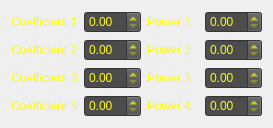
<?xml version="1.0" encoding="UTF-8"?>
<ui version="4.0">
 <class>SphericalHarmonicsEditor</class>
 <widget class="QDialog" name="SphericalHarmonicsEditor">
  <property name="geometry">
   <rect>
    <x>0</x>
    <y>0</y>
    <width>273</width>
    <height>122</height>
   </rect>
  </property>
  <property name="windowTitle">
   <string>Spherical Harmonics</string>
  </property>
  <layout class="QGridLayout" name="gridLayout_2">
   <item row="0" column="0">
    <layout class="QVBoxLayout" name="verticalLayout">
     <item>
      <layout class="QGridLayout" name="gridLayout">
       <item row="0" column="0">
        <widget class="QLabel" name="label">
         <property name="styleSheet">
          <string notr="true">color: rgb(255, 255, 0);</string>
         </property>
         <property name="text">
          <string>Coefficient 1</string>
         </property>
        </widget>
       </item>
       <item row="0" column="1">
        <widget class="QDoubleSpinBox" name="doubleSpinBoxM0">
         <property name="styleSheet">
          <string notr="true">color: rgb(255, 255, 0);
background-color: rgb(76, 76, 76);
</string>
         </property>
        </widget>
       </item>
       <item row="0" column="2">
        <widget class="QLabel" name="label_8">
         <property name="styleSheet">
          <string notr="true">color: rgb(255, 255, 0);</string>
         </property>
         <property name="text">
          <string>Power 1</string>
         </property>
        </widget>
       </item>
       <item row="0" column="3">
        <widget class="QDoubleSpinBox" name="doubleSpinBoxM1">
         <property name="styleSheet">
          <string notr="true">color: rgb(255, 255, 0);
background-color: rgb(76, 76, 76);</string>
         </property>
        </widget>
       </item>
       <item row="1" column="0">
        <widget class="QLabel" name="label_2">
         <property name="styleSheet">
          <string notr="true">color: rgb(255, 255, 0);</string>
         </property>
         <property name="text">
          <string>Coefficient 2</string>
         </property>
        </widget>
       </item>
       <item row="1" column="1">
        <widget class="QDoubleSpinBox" name="doubleSpinBoxM2">
         <property name="styleSheet">
          <string notr="true">color: rgb(255, 255, 0);
background-color: rgb(76, 76, 76);</string>
         </property>
        </widget>
       </item>
       <item row="1" column="2">
        <widget class="QLabel" name="label_7">
         <property name="styleSheet">
          <string notr="true">color: rgb(255, 255, 0);</string>
         </property>
         <property name="text">
          <string>Power 2</string>
         </property>
        </widget>
       </item>
       <item row="1" column="3">
        <widget class="QDoubleSpinBox" name="doubleSpinBoxM3">
         <property name="styleSheet">
          <string notr="true">color: rgb(255, 255, 0);
background-color: rgb(76, 76, 76);</string>
         </property>
        </widget>
       </item>
       <item row="2" column="0">
        <widget class="QLabel" name="label_3">
         <property name="styleSheet">
          <string notr="true">color: rgb(255, 255, 0);</string>
         </property>
         <property name="text">
          <string>Coefficient 3</string>
         </property>
        </widget>
       </item>
       <item row="2" column="1">
        <widget class="QDoubleSpinBox" name="doubleSpinBoxM4">
         <property name="styleSheet">
          <string notr="true">color: rgb(255, 255, 0);
background-color: rgb(76, 76, 76);</string>
         </property>
        </widget>
       </item>
       <item row="2" column="2">
        <widget class="QLabel" name="label_6">
         <property name="styleSheet">
          <string notr="true">color: rgb(255, 255, 0);</string>
         </property>
         <property name="text">
          <string>Power 3</string>
         </property>
        </widget>
       </item>
       <item row="2" column="3">
        <widget class="QDoubleSpinBox" name="doubleSpinBoxM5">
         <property name="styleSheet">
          <string notr="true">color: rgb(255, 255, 0);
background-color: rgb(76, 76, 76);</string>
         </property>
        </widget>
       </item>
       <item row="3" column="0">
        <widget class="QLabel" name="label_4">
         <property name="styleSheet">
          <string notr="true">color: rgb(255, 255, 0);</string>
         </property>
         <property name="text">
          <string>Coefficient 4</string>
         </property>
        </widget>
       </item>
       <item row="3" column="1">
        <widget class="QDoubleSpinBox" name="doubleSpinBoxM6">
         <property name="styleSheet">
          <string notr="true">color: rgb(255, 255, 0);
background-color: rgb(76, 76, 76);</string>
         </property>
        </widget>
       </item>
       <item row="3" column="2">
        <widget class="QLabel" name="label_5">
         <property name="styleSheet">
          <string notr="true">color: rgb(255, 255, 0);</string>
         </property>
         <property name="text">
          <string>Power 4</string>
         </property>
        </widget>
       </item>
       <item row="3" column="3">
        <widget class="QDoubleSpinBox" name="doubleSpinBoxM7">
         <property name="styleSheet">
          <string notr="true">color: rgb(255, 255, 0);
background-color: rgb(76, 76, 76);</string>
         </property>
        </widget>
       </item>
      </layout>
     </item>
    </layout>
   </item>
  </layout>
 </widget>
 <resources/>
 <connections/>
</ui>
